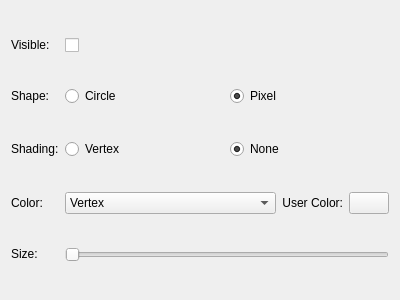
<?xml version="1.0" encoding="UTF-8"?>
<ui version="4.0">
 <class>vcl::qt::PointsFrame</class>
 <widget class="QFrame" name="vcl::qt::PointsFrame">
  <property name="geometry">
   <rect>
    <x>0</x>
    <y>0</y>
    <width>400</width>
    <height>300</height>
   </rect>
  </property>
  <property name="windowTitle">
   <string>Frame</string>
  </property>
  <layout class="QGridLayout" name="gridLayout">
   <item row="4" column="1" colspan="2">
    <layout class="QHBoxLayout" name="horizontalLayout">
     <item>
      <widget class="QComboBox" name="colorComboBox">
       <property name="sizePolicy">
        <sizepolicy hsizetype="MinimumExpanding" vsizetype="Fixed">
         <horstretch>0</horstretch>
         <verstretch>0</verstretch>
        </sizepolicy>
       </property>
       <item>
        <property name="text">
         <string>Vertex</string>
        </property>
       </item>
       <item>
        <property name="text">
         <string>Mesh</string>
        </property>
       </item>
       <item>
        <property name="text">
         <string>User</string>
        </property>
       </item>
      </widget>
     </item>
     <item>
      <widget class="QFrame" name="userColorFrame">
       <property name="frameShape">
        <enum>QFrame::NoFrame</enum>
       </property>
       <property name="frameShadow">
        <enum>QFrame::Plain</enum>
       </property>
       <layout class="QHBoxLayout" name="horizontalLayout_2">
        <property name="leftMargin">
         <number>0</number>
        </property>
        <property name="topMargin">
         <number>0</number>
        </property>
        <property name="rightMargin">
         <number>0</number>
        </property>
        <property name="bottomMargin">
         <number>0</number>
        </property>
        <item>
         <widget class="QLabel" name="label_6">
          <property name="layoutDirection">
           <enum>Qt::LeftToRight</enum>
          </property>
          <property name="text">
           <string>User Color:</string>
          </property>
          <property name="alignment">
           <set>Qt::AlignRight|Qt::AlignTrailing|Qt::AlignVCenter</set>
          </property>
         </widget>
        </item>
        <item>
         <widget class="QPushButton" name="colorDialogPushButton">
          <property name="text">
           <string/>
          </property>
         </widget>
        </item>
       </layout>
      </widget>
     </item>
    </layout>
   </item>
   <item row="2" column="1">
    <widget class="QRadioButton" name="shapeCircleRadioButton">
     <property name="text">
      <string>Circle</string>
     </property>
     <attribute name="buttonGroup">
      <string notr="true">shapeButtonGroup</string>
     </attribute>
    </widget>
   </item>
   <item row="3" column="0">
    <widget class="QLabel" name="label_3">
     <property name="sizePolicy">
      <sizepolicy hsizetype="Fixed" vsizetype="Fixed">
       <horstretch>0</horstretch>
       <verstretch>0</verstretch>
      </sizepolicy>
     </property>
     <property name="text">
      <string>Shading:</string>
     </property>
    </widget>
   </item>
   <item row="0" column="1" colspan="2">
    <widget class="QCheckBox" name="visibilityCheckBox">
     <property name="text">
      <string/>
     </property>
    </widget>
   </item>
   <item row="0" column="0">
    <widget class="QLabel" name="label">
     <property name="sizePolicy">
      <sizepolicy hsizetype="Fixed" vsizetype="Fixed">
       <horstretch>0</horstretch>
       <verstretch>0</verstretch>
      </sizepolicy>
     </property>
     <property name="text">
      <string>Visible:</string>
     </property>
    </widget>
   </item>
   <item row="3" column="1">
    <widget class="QRadioButton" name="shadingVertexRadioButton">
     <property name="text">
      <string>Vertex</string>
     </property>
     <attribute name="buttonGroup">
      <string notr="true">shadingButtonGroup</string>
     </attribute>
    </widget>
   </item>
   <item row="2" column="2">
    <widget class="QRadioButton" name="shapePixelRadioButton">
     <property name="text">
      <string>Pixel</string>
     </property>
     <property name="checked">
      <bool>true</bool>
     </property>
     <attribute name="buttonGroup">
      <string notr="true">shapeButtonGroup</string>
     </attribute>
    </widget>
   </item>
   <item row="3" column="2">
    <widget class="QRadioButton" name="shadingNoneRadioButton">
     <property name="text">
      <string>None</string>
     </property>
     <property name="checked">
      <bool>true</bool>
     </property>
     <attribute name="buttonGroup">
      <string notr="true">shadingButtonGroup</string>
     </attribute>
    </widget>
   </item>
   <item row="4" column="0">
    <widget class="QLabel" name="label_4">
     <property name="sizePolicy">
      <sizepolicy hsizetype="Fixed" vsizetype="Fixed">
       <horstretch>0</horstretch>
       <verstretch>0</verstretch>
      </sizepolicy>
     </property>
     <property name="text">
      <string>Color:</string>
     </property>
    </widget>
   </item>
   <item row="5" column="0">
    <widget class="QLabel" name="label_5">
     <property name="sizePolicy">
      <sizepolicy hsizetype="Fixed" vsizetype="Fixed">
       <horstretch>0</horstretch>
       <verstretch>0</verstretch>
      </sizepolicy>
     </property>
     <property name="text">
      <string>Size:</string>
     </property>
    </widget>
   </item>
   <item row="2" column="0">
    <widget class="QLabel" name="label_2">
     <property name="sizePolicy">
      <sizepolicy hsizetype="Fixed" vsizetype="Fixed">
       <horstretch>0</horstretch>
       <verstretch>0</verstretch>
      </sizepolicy>
     </property>
     <property name="text">
      <string>Shape:</string>
     </property>
    </widget>
   </item>
   <item row="5" column="1" colspan="2">
    <widget class="QSlider" name="sizeSlider">
     <property name="minimum">
      <number>1</number>
     </property>
     <property name="maximum">
      <number>10</number>
     </property>
     <property name="orientation">
      <enum>Qt::Horizontal</enum>
     </property>
    </widget>
   </item>
  </layout>
 </widget>
 <resources/>
 <connections/>
 <slots>
  <slot>onVisbililityChanged()</slot>
 </slots>
 <buttongroups>
  <buttongroup name="shapeButtonGroup"/>
  <buttongroup name="shadingButtonGroup"/>
 </buttongroups>
</ui>
